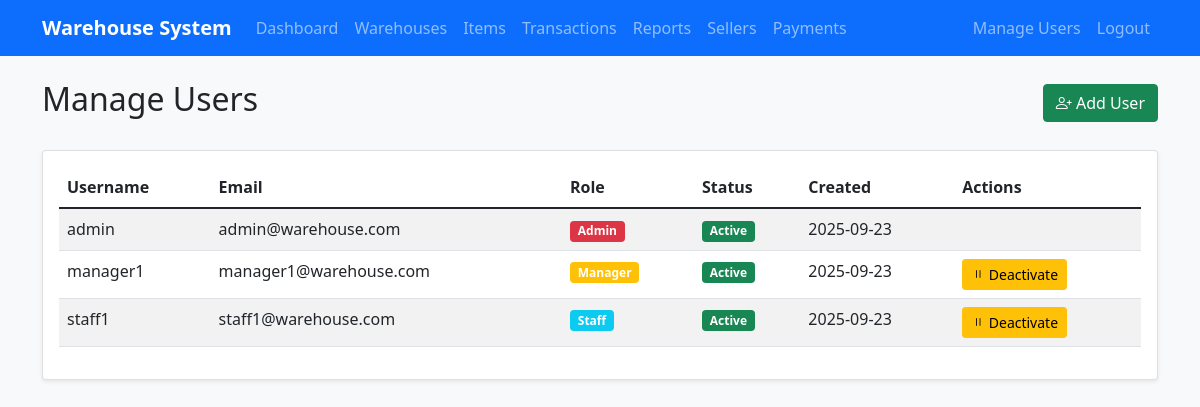
/manage-users (signed in), run on the app's committed database.
### app/models.py (models this page shows, shortened)
class User(UserMixin, db.Model):
    id = db.Column(db.Integer, primary_key=True)
    username = db.Column(db.String(80), unique=True, nullable=False)
    email = db.Column(db.String(120), unique=True, nullable=False)
    password_hash = db.Column(db.String(120), nullable=False)
    role = db.Column(db.Enum(Role), nullable=False, default=Role.STAFF)
    created_at = db.Column(db.DateTime, default=datetime.utcnow)
    is_active = db.Column(db.Boolean, default=True)
    transactions = db.relationship('Transaction', backref='user', lazy=True)
    def can_manage_users(self):
        return self.role == Role.ADMIN

### app/auth/routes.py (the view)
@bp.route('/manage-users')
@login_required
def manage_users():
    if not current_user.can_manage_users():
        flash('Access denied. Admin privileges required.', 'danger')
        return redirect(url_for('main.dashboard'))
    users = User.query.all()
    form = CreateUserForm()
    return render_template('auth/manage_users.html', users=users, form=form)

### app.py (called while the page is built, shortened)
@app.before_request
def create_tables():
    db.create_all()

### app/templates/auth/manage_users.html (shortened to what this page needs)
{% extends "base.html" %}
{% block content %}
<div class="d-flex justify-content-between align-items-center mb-4">
    <h2>Manage Users</h2>
    <button class="btn btn-success" data-bs-toggle="modal" data-bs-target="#createUserModal">
        <i class="bi bi-person-plus"></i> Add User
    </button>
</div>
<div class="card">
    <div class="card-body">
        <div class="table-responsive">
            <table class="table table-striped">
                <thead>
                    <tr>
                        <th>Username</th>
                        <th>Email</th>
                        <th>Role</th>
                        <th>Status</th>
                        <th>Created</th>
                        <th>Actions</th>
                    </tr>
                </thead>
                <tbody>
                    {% for user in users %}
                    <tr>
                        <td>{{ user.username }}</td>
                        <td>{{ user.email }}</td>
                        <td>
                            <span class="badge bg-{{ 'danger' if user.role.value == 'admin' else 'warning' if user.role.value == 'manager' else 'info' }}">
                                {{ user.role.value.title() }}
                            </span>
                        </td>
                        <td>
                            <span class="badge bg-{{ 'success' if user.is_active else 'secondary' }}">
                                {{ 'Active' if user.is_active else 'Inactive' }}
                            </span>
                        </td>
                        <td>{{ user.created_at.strftime('%Y-%m-%d') }}</td>
                        <td>
                            {% if user.id != current_user.id %}
                            <a href="{{ url_for('auth.toggle_user', user_id=user.id) }}"
                               class="btn btn-sm btn-{{ 'warning' if user.is_active else 'success' }}"
                               onclick="return confirm('Are you sure?')">
                                <i class="bi bi-{{ 'pause' if user.is_active else 'play' }}"></i>
                                {{ 'Deactivate' if user.is_active else 'Activate' }}
                            </a>
                            {% endif %}
                        </td>
                    </tr>
                    {% endfor %}
                </tbody>
            </table>
        </div>
    </div>
</div>
{% endblock %}

### static/css/custom.css (style rules this page uses)
body { background-color: #f8f9fa; }
.card { box-shadow: 0 0.125rem 0.25rem rgba(0, 0, 0, 0.075); border: 1px solid rgba(0, 0, 0, 0.125); }

### data on the page
User: username "admin", email "admin@warehouse.com", role.value "Admin", is_active "Active", created_at "2025-09-23"
User: username "manager1", email "manager1@warehouse.com", role.value "Manager", is_active "Active", created_at "2025-09-23", is_active "Deactivate"
User: username "staff1", email "staff1@warehouse.com", role.value "Staff", is_active "Active", created_at "2025-09-23", is_active "Deactivate"
